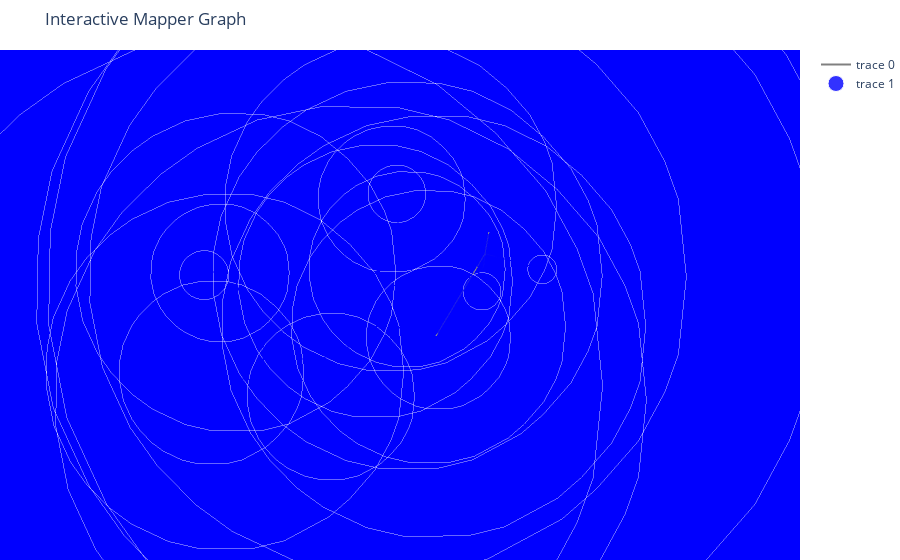

This figure's notebook cell:
### Code cell
import plotly.graph_objects as go

# 提取节点和边的数据
nodes = {}
edges = []

# 将节点转换为字典，键为节点ID，值为节点信息
for node_id, members in graph['nodes'].items():
    # 将节点信息（如成员数量和位置）存储在字典中
    nodes[node_id] = {
        'id': node_id,
        'members': len(members),
        'position': np.mean(points_scaled[members], axis=0)  # 节点位置设为该节点内成员的平均位置
    }

# 收集边的信息
for node_a, linked_nodes in graph['links'].items():
    for node_b in linked_nodes:
        edges.append((node_a, node_b))

# 构建节点的坐标
x_nodes = [node['position'][0] for node in nodes.values()]
y_nodes = [node['position'][1] for node in nodes.values()]
z_nodes = [node['position'][2] for node in nodes.values()]

# 构建边的坐标
edge_x = []
edge_y = []
edge_z = []

for edge in edges:
    # 从字典中获取每个节点的位置
    x0, y0, z0 = nodes[edge[0]]['position']
    x1, y1, z1 = nodes[edge[1]]['position']
    
    # 构建边的坐标，用 None 断开线段
    edge_x.extend([x0, x1, None])
    edge_y.extend([y0, y1, None])
    edge_z.extend([z0, z1, None])

# 创建 Plotly 图形
fig = go.Figure()

# 添加边线
fig.add_trace(go.Scatter3d(x=edge_x, y=edge_y, z=edge_z,
                           mode='lines',
                           line=dict(color='grey', width=2),
                           hoverinfo='none'))

# 添加节点
fig.add_trace(go.Scatter3d(x=x_nodes, y=y_nodes, z=z_nodes,
                           mode='markers',
                           marker=dict(size=[10 + node['members']*2 for node in nodes.values()],  # 节点大小反映成员数量
                                       color='blue',
                                       opacity=0.8),
                           text=[f"Node {node['id']}<br>Members: {node['members']}" for node in nodes.values()],
                           hoverinfo='text'))

# 设置布局
fig.update_layout(title='Interactive Mapper Graph',
                  scene=dict(xaxis_title='X',
                             yaxis_title='Y',
                             zaxis_title='Z'),
                  margin=dict(l=0, r=0, b=0, t=50))

# 显示图形
fig.show()

### Figure 1 — Plotly figure (JSON) as saved in the notebook; plotly's stock layout.template omitted (floating-point values rounded to 4 significant figures)
{"data": [{"hoverinfo": "none", "line": {"color": "grey", "width": 2}, "mode": "lines", "type": "scatter3d", "x": [0.001022, -0.0005626, null, -0.009114, 0.001651, null, -0.0005626, 0.01061, null, 0.001651, 0.01061, null, 0.01061, -0.002353, null, -0.002353, 0.003886, null, 0.003886, 0.007504, null, 0.007504, 0.01779, null, 0.007504, -0.0005148, null, 0.01779, 0.03999, null, -0.0005148, -0.01169, null, 0.03999, -1.259, null, 0.03999, 0.8242, null, -0.01169, -0.03329, null, -1.259, -1.389, null, 0.8242, 1.371, null, 0.8242, 0.3988, null, -0.03329, -0.03936, null, -1.389, -1.458, null, -1.389, -1.281, null, 1.371, 1.438, null, 1.371, 1.272, null, -0.03936, -0.09859, null, -0.03936, -0.8051, null, -0.03936, 0.8719, null, 0.3988, 0.5118, null, -1.458, -1.49, null, 1.438, 1.49, null, 1.272, 1.411, null, -1.281, -1.42, null, -1.49, -1.615, null, 1.49, 1.603, null, 1.411, 1.58, null, -1.42, -1.581, null, -1.615, -2.13, null, -1.615, -1.662, null, 1.603, 1.651, null, 1.651, 1.772, null, -1.662, -1.79, null], "y": [0.5284, 0.5662, null, -0.3851, -0.2464, null, 0.5662, 0.1084, null, -0.2464, 0.1084, null, 0.1084, 0.1131, null, 0.1131, 0.1877, null, 0.1877, 0.2316, null, 0.2316, -0.1065, null, 0.2316, 1.052, null, -0.1065, -0.3814, null, 1.052, 1.209, null, -0.3814, -0.7339, null, -0.3814, -0.5648, null, 1.209, 1.278, null, -0.7339, -0.7661, null, -0.5648, -0.7804, null, -0.5648, -0.6363, null, 1.278, 1.277, null, -0.7661, -0.8258, null, -0.7661, -1.45, null, -0.7804, -0.8555, null, -0.7804, -1.457, null, 1.277, 1.256, null, 1.277, 1.485, null, 1.277, 1.474, null, -0.6363, -0.7771, null, -0.8258, -1.062, null, -0.8555, -1.067, null, -1.457, -1.507, null, -1.45, -1.508, null, -1.062, -1.185, null, -1.067, -1.207, null, -1.507, -1.539, null, -1.508, -1.534, null, -1.185, -0.2427, null, -1.185, -1.508, null, -1.207, -1.524, null, -1.524, -1.574, null, -1.508, -1.571, null], "z": [-0.005856, 0.04152, null, 0.2016, 0.3845, null, 0.04152, 0.2945, null, 0.3845, 0.2945, null, 0.2945, 0.1958, null, 0.1958, 0.03901, null, 0.03901, -0.1099, null, -0.1099, -0.6558, null, -0.1099, 0.8655, null, -0.6558, -0.686, null, 0.8655, 0.9393, null, -0.686, -0.1706, null, -0.686, -0.7563, null, 0.9393, 1.088, null, -0.1706, -0.3108, null, -0.7563, -0.3472, null, -0.7563, -1.632, null, 1.088, 1.234, null, -0.3108, -0.7896, null, -0.3108, 0.4283, null, -0.3472, -0.8232, null, -0.3472, 0.4292, null, 1.234, 1.443, null, 1.234, 0.8115, null, 1.234, 0.821, null, -1.632, -1.671, null, -0.7896, -0.9435, null, -0.8232, -0.9446, null, 0.4292, 0.4378, null, 0.4283, 0.4393, null, -0.9435, -0.9428, null, -0.9446, -0.9375, null, 0.4378, 0.4528, null, 0.4393, 0.4469, null, -0.9428, -0.928, null, -0.9428, -0.9317, null, -0.9375, -0.9315, null, -0.9315, -0.9352, null, -0.9317, -0.9319, null]}, {"hoverinfo": "text", "marker": {"color": "blue", "opacity": 0.8, "size": [190, 190, 294, 414, 856, 954, 1350, 1802, 1980, 596, 2940, 1044, 1252, 2170, 2944, 1426, 1434, 3676, 410, 1092, 1082, 222, 230, 1330, 20, 100, 116, 876, 852, 96, 102, 542, 492, 34, 40, 248, 26, 270, 128, 136]}, "mode": "markers", "text": ["Node cube0_cluster0<br>Members: 90", "Node cube0_cluster1<br>Members: 90", "Node cube1_cluster0<br>Members: 142", "Node cube1_cluster1<br>Members: 202", "Node cube2_cluster0<br>Members: 423", "Node cube3_cluster0<br>Members: 472", "Node cube4_cluster0<br>Members: 670", "Node cube5_cluster0<br>Members: 896", "Node cube6_cluster0<br>Members: 985", "Node cube6_cluster1<br>Members: 293", "Node cube7_cluster0<br>Members: 1465", "Node cube7_cluster1<br>Members: 517", "Node cube8_cluster0<br>Members: 621", "Node cube8_cluster1<br>Members: 1080", "Node cube8_cluster2<br>Members: 1467", "Node cube9_cluster0<br>Members: 708", "Node cube9_cluster1<br>Members: 712", "Node cube9_cluster2<br>Members: 1833", "Node cube9_cluster3<br>Members: 200", "Node cube10_cluster0<br>Members: 541", "Node cube10_cluster1<br>Members: 536", "Node cube10_cluster2<br>Members: 106", "Node cube10_cluster3<br>Members: 110", "Node cube10_cluster4<br>Members: 660", "Node cube10_cluster5<br>Members: 5", "Node cube10_cluster6<br>Members: 45", "Node cube10_cluster7<br>Members: 53", "Node cube11_cluster0<br>Members: 433", "Node cube11_cluster1<br>Members: 421", "Node cube11_cluster2<br>Members: 43", "Node cube11_cluster3<br>Members: 46", "Node cube12_cluster0<br>Members: 266", "Node cube12_cluster1<br>Members: 241", "Node cube12_cluster2<br>Members: 12", "Node cube12_cluster3<br>Members: 15", "Node cube13_cluster0<br>Members: 119", "Node cube13_cluster1<br>Members: 8", "Node cube13_cluster2<br>Members: 130", "Node cube14_cluster0<br>Members: 59", "Node cube14_cluster1<br>Members: 63"], "type": "scatter3d", "x": [0.001022, -0.009114, -0.0005626, 0.001651, 0.01061, -0.002353, 0.003886, 0.007504, 0.01779, -0.0005148, 0.03999, -0.01169, -1.259, 0.8242, -0.03329, -1.389, 1.371, -0.03936, 0.3988, -1.458, 1.438, 1.272, -1.281, -0.09859, -0.8051, 0.8719, 0.5118, -1.49, 1.49, 1.411, -1.42, -1.615, 1.603, 1.58, -1.581, 1.651, -2.13, -1.662, 1.772, -1.79], "y": [0.5284, -0.3851, 0.5662, -0.2464, 0.1084, 0.1131, 0.1877, 0.2316, -0.1065, 1.052, -0.3814, 1.209, -0.7339, -0.5648, 1.278, -0.7661, -0.7804, 1.277, -0.6363, -0.8258, -0.8555, -1.457, -1.45, 1.256, 1.485, 1.474, -0.7771, -1.062, -1.067, -1.507, -1.508, -1.185, -1.207, -1.539, -1.534, -1.524, -0.2427, -1.508, -1.574, -1.571], "z": [-0.005856, 0.2016, 0.04152, 0.3845, 0.2945, 0.1958, 0.03901, -0.1099, -0.6558, 0.8655, -0.686, 0.9393, -0.1706, -0.7563, 1.088, -0.3108, -0.3472, 1.234, -1.632, -0.7896, -0.8232, 0.4292, 0.4283, 1.443, 0.8115, 0.821, -1.671, -0.9435, -0.9446, 0.4378, 0.4393, -0.9428, -0.9375, 0.4528, 0.4469, -0.9315, -0.928, -0.9317, -0.9352, -0.9319]}], "layout": {"margin": {"b": 0, "l": 0, "r": 0, "t": 50}, "scene": {"xaxis": {"title": {"text": "X"}}, "yaxis": {"title": {"text": "Y"}}, "zaxis": {"title": {"text": "Z"}}}, "title": {"text": "Interactive Mapper Graph"}}}
